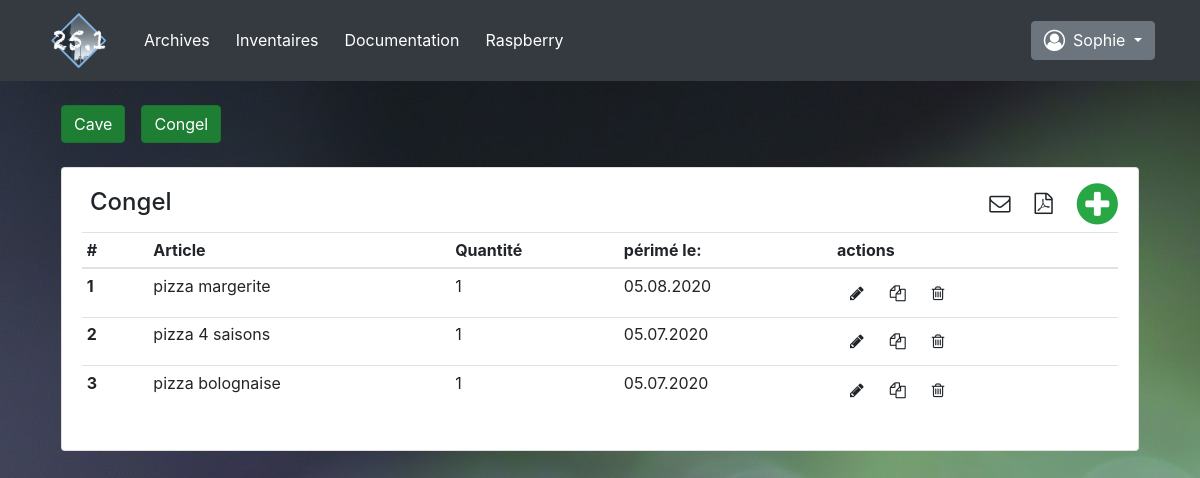
Page /inventaire/congel (signed in) on the committed database.
### appli/models.py (models this page shows, shortened)
class Users(UserMixin, db.Model):
    __tablename__ = 'users'
    id = db.Column(db.Integer, primary_key=True)
    nom = db.Column(db.String(20), nullable=False)
    mdp = db.Column(db.String(20), nullable=False)
    mail = db.Column(db.String(20), nullable=True)
    droits = db.Column(db.String(20), nullable=True)
    posts = db.relationship('Messages', backref='auteur', lazy='dynamic')
    entetes = [['nom', 3], ['mdp', 3], ['mail', 3], ['droits', 1]]
    champ_db = [id, nom, mdp, mail, droits]

class Congel(db.Model):
    __tablename__ = 'congel'
    id = db.Column(db.Integer, primary_key=True)
    article = db.Column(db.String(40), nullable=False)
    quantite = db.Column(db.Integer(), nullable=True)
    peremption = db.Column(db.String(), nullable=True)
    envoi_mail = db.Column(db.String(), nullable=True)
    entetes = [['article', 4], ['nb', 1], ['périmé le ', 2], ['mail', 1] ]
    champ_db = [id, article, quantite, peremption, envoi_mail]

### appli/main.py (the view, shortened to what this page needs)
@app.route('/inventaire/<database>', methods=['POST', 'GET'])
@login_required
def inventaire(database):
    db = db_recup(database)
    if database == 'Messages':
        users = db_recup('users')
    else:
        users = None
    return render_template('inventaire.html',
                           database=database,
                           db=db,
                           users=users
                           )

### appli/fonctions.py (called while the page is built)
def db_recup(dbase):
    database = {'cave': Cave, 'congel': Congel, 'users': Users, 'Messages': Messages}
    resultat = database[dbase].query.all()
    return resultat

### appli/main.py (called while the page is built)
@login_manager.user_loader
def load_user(user_id):
    return Users.query.get(int(user_id))

### appli/templates/inventaire.html (shortened to what this page needs)
{% extends "base.html" %}
{% block inventaire %}
    <div class="container">
        <div class="row mx-3 mt-4">
                <a class=" btn btn-success active mr-3" id="btn_cave" href="/inventaire/cave" >Cave</a>
                <a class=" btn btn-success active mr-3" id="btn_cave" href="/inventaire/congel" >Congel</a>
        </div>
        {% if  database in ['cave', 'congel'] %}
            <div class="card mx-3 mt-4">
                <div class="card-body">
                    <h4 class="float-left ml-2 pb-2">{{ database|capitalize }}</h4>
                    <i id="add_art" class="fa fa-plus-circle fa-3x text-success mt-n2 float-right" data-toggle="tooltip" title="Nouvel article" onclick="ajoute(this)"></i>
                    <i id="add_art" class="fa fa-file-pdf-o fa-lg mt-2 mr-4 float-right" data-toggle="tooltip" title="PDF" onclick="pdf()"></i>
                    <i id="add_art" class="fa fa-envelope-o fa-lg mt-2 mr-4 float-right" data-toggle="tooltip" title="envoi liste par e-mail"></i>
                    <table class="table table-sm">
                        <thead>
                            <tr>
                            <th scope="col">#</th>
                            <th scope="col">Article</th>
                            <th scope="col">Quantité</th>
                            <th scope="col">périmé le:</th>
                            <th scope="col">actions</th>
                            </tr>
                        </thead>
                        <tbody>
                            {% for elem in db %}
                                <tr id="tabl_db_{{ loop.index }}">
                                    <th scope="row">{{ loop.index }}<span id="tab_db_id_{{ loop.index }}" class="invisible">{{ elem.id }}</span></th>
                                    <td id="tab_db_art_{{ loop.index }}">{{ elem.article }}</td>
                                    <td id="tab_db_qua_{{ loop.index }}">{{ elem.quantite }}</td>
                                    <td id="tab_db_per_{{ loop.index }}">{{ elem.peremption }}</td>
                                    <td><button id="trash_{{ loop.index }}" class="btn" onclick="modifie(this)"><i class="fa fa-pencil mt-n2" ></i>
                                        <button id="trash_{{ loop.index }}" class="btn" onclick="copie(this)"><i class="fa fa-files-o mt-n2" ></i>
                                        <button id="trash_{{ loop.index }}" class="btn" onclick="efface(this)"><i class="fa fa-trash-o mt-n2" ></i>
                                    </td>
                                </tr>
                            {% endfor %}
                        </tbody>
                    </table>
                </div>
                {% endif %}
{% endblock%}

### appli/templates/base.html (shortened to what this page needs)
<!DOCTYPE html>
<html>
    <head>
        <link rel="stylesheet" media="screen" href = "{{ url_for('static', filename='bootstrap/bootstrap.min.css') }}">
        <link rel="stylesheet" href = "{{ url_for('static', filename='style.css') }}">
        <link rel="stylesheet" href="https://cdnjs.cloudflare.com/ajax/libs/font-awesome/4.7.0/css/font-awesome.min.css">
    </head>
    <body background="{{ url_for('static', filename='images/bg01.jpg') }}">
        {% block menu %}
            {% block navbar %}
                <nav class="navbar navbar-expand-sm navbar-dark bg-dark ">
                    <div class="container">
                        <a class="navbar-brand d-block  " href="{{ url_for('index') }}"><img src="{{ url_for('static', filename='images/LogoVilla.png') }}" alt="Logo" style="width:70px;"></a>
                        <div class="collapse navbar-collapse" id="navibar">
                            <ul class="navbar-nav mr-auto">
                                <li class="nav-item">
                                    <a id="m_arch" class="btn btn-dark" href="{{ url_for('archives') }}">Archives</a>
                                </li>
                                <li class="nav-item">
                                    <a d="m_inv"class="btn btn-dark" href="{{ url_for('inventaire', database='cave') }}">Inventaires</a>
                                </li>
                                <li class="nav-item">
                                    <a id="m_mais"class="btn btn-dark" href="{{ url_for('documents', section='root') }}">Documentation</a>
                                </li>
                                <li class="nav-item">
                                    <a id="m_rasp"class="btn btn-dark " href="{{ url_for('raspberry') }}">Raspberry</a>
                                </li>
                            </ul>
                            <ul class="navbar-nav">
                                <li class="nav-item">
                                    {% if current_user.is_authenticated %}
                                        <div class="dropdown">
                                            <button class="btn btn-secondary dropdown-toggle" type="button" id="m_users" data-toggle="dropdown" aria-haspopup="true" aria-expanded="false">
                                                    <i class="fa fa-user-circle-o fa-lg my-1 mr-2" ></i>{{ current_user.nom }}
                                            </button>
                                        </div>
                                    {% else %}
                                        <a class="btn btn-secondary " href="{{ url_for('login') }}">
                                                <i class="fa fa-user-circle-o fa-lg my-1 mr-2" ></i>Login
                                        </a>
                                    {% endif %}
                                </li>
                            </ul>
                        </div>
                    </div>
                </nav>
            {% endblock %}
        {% endblock %}
        {% block inventaire %} {% endblock %}
    </body>
</html>

### rows in the picture
Users: nom "Sophie"
Congel: article "pizza margerite", quantite "1", peremption "05.08.2020"
Congel: article "pizza 4 saisons", quantite "1", peremption "05.07.2020"
Congel: article "pizza bolognaise", quantite "1", peremption "05.07.2020"

### other values in the picture
{{ database|capitalize }} "Congel"
